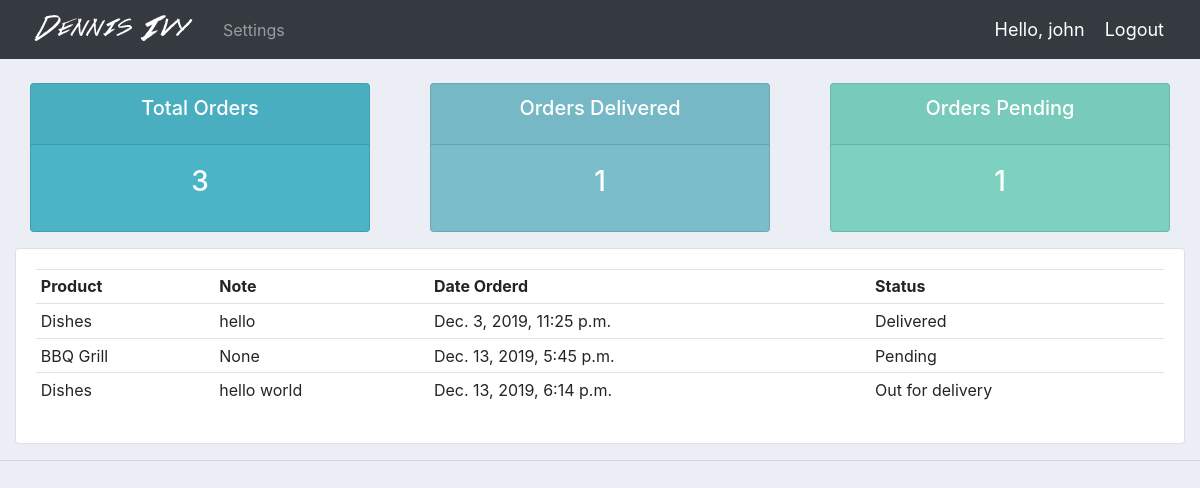
Screenshot of /user/ (signed in) with the database file from the repository.
### accounts/models.py (models this page shows)
class Order(models.Model):
	STATUS = (
			('Pending', 'Pending'),
			('Out for delivery', 'Out for delivery'),
			('Delivered', 'Delivered'),
			)
	customer = models.ForeignKey(Customer, null=True, on_delete= models.SET_NULL)
	product = models.ForeignKey(Product, null=True, on_delete= models.SET_NULL)
	date_created = models.DateTimeField(auto_now_add=True, null=True)
	status = models.CharField(max_length=200, null=True, choices=STATUS)
	note = models.CharField(max_length=1000, null=True)
	def __str__(self):
		return self.product.name

class Product(models.Model):
	CATEGORY = (
			('Indoor', 'Indoor'),
			('Out Door', 'Out Door'),
			)
	name = models.CharField(max_length=200, null=True)
	price = models.FloatField(null=True)
	category = models.CharField(max_length=200, null=True, choices=CATEGORY)
	description = models.CharField(max_length=200, null=True, blank=True)
	date_created = models.DateTimeField(auto_now_add=True, null=True)
	tags = models.ManyToManyField(Tag)
	def __str__(self):
		return self.name

### accounts/decorators.py (the view)
		def wrapper_func(request, *args, **kwargs):
			group = None
			if request.user.groups.exists():
				group = request.user.groups.all()[0].name
			if group in allowed_roles:
				return view_func(request, *args, **kwargs)
			else:
				return HttpResponse('You are not authorized to view this page')

### accounts/views.py (called while the page is built)
@login_required(login_url='login')
@allowed_users(allowed_roles=['customer'])
def userPage(request):
	orders = request.user.customer.order_set.all()
	total_orders = orders.count()
	delivered = orders.filter(status='Delivered').count()
	pending = orders.filter(status='Pending').count()
	print('ORDERS:', orders)
	context = {'orders':orders, 'total_orders':total_orders,
	'delivered':delivered,'pending':pending}
	return render(request, 'accounts/user.html', context)

### accounts/templates/accounts/user.html
{%  extends 'accounts/main.html' %}
{% block content %}
{%  include 'accounts/status.html' %}
<div class="row">
	<div class="col-md">
		<div class="card card-body">
			<table class="table table-sm">
				<tr>
					<th>Product</th>
					<th>Note</th>
					<th>Date Orderd</th>
					<th>Status</th>
				</tr>
				{% for order in orders %}
				<tr>
					<td>{{order.product}}</td>
					<td>{{order.note}}</td>
					<td>{{order.date_created}}</td>
					<td>{{order.status}}</td>
				</tr>
				{% endfor %}
			</table>
		</div>
	</div>
</div>
{% endblock content %}

### accounts/templates/accounts/navbar.html (shortened to what this page needs)
{% load static %}
<nav class="navbar navbar-expand-lg navbar-dark bg-dark">
 <img src="{% static 'images/logo.png' %}">
  <div class="collapse navbar-collapse" id="navbarNav">
    <ul class="navbar-nav">
      {% if request.user.is_staff %}
      <li class="nav-item active">
        <a class="nav-link" href="{% url 'home' %}">Dashboard</a>
      </li>
      <li class="nav-item">
        <a class="nav-link" href="{% url 'products' %}">Products</a>
      </li>
      {% else %}
       <li class="nav-item">
        <a class="nav-link" href="{% url 'account' %}">Settings</a>
      </li>
      {% endif %}
    </ul>
  </div>
  <span class="hello-msg">Hello, {{request.user}}</span>
  <span ><a  class="hello-msg" href="{% url 'logout' %}">Logout</a></span>
</nav>

### static/css/main.css (style rules this page uses)
body { background-color: #ebeff5; }

### accounts/templates/accounts/navbar.html (style rules this page uses)
.hello-msg { font-size: 18px; color: #fff; margin-right: 20px; }

### rows the page displays
Order: product "Dishes", note "hello", date_created "Dec. 3, 2019, 11:25 p.m.", status "Delivered"
Order: product "BBQ Grill", note "None", date_created "Dec. 13, 2019, 5:45 p.m.", status "Pending"
Order: product "Dishes", note "hello world", date_created "Dec. 13, 2019, 6:14 p.m.", status "Out for delivery"

### other values shown
{{ request.user }} "john"
{{ total_orders }} "3"
{{ delivered }} "1"
{{ pending }} "1"
